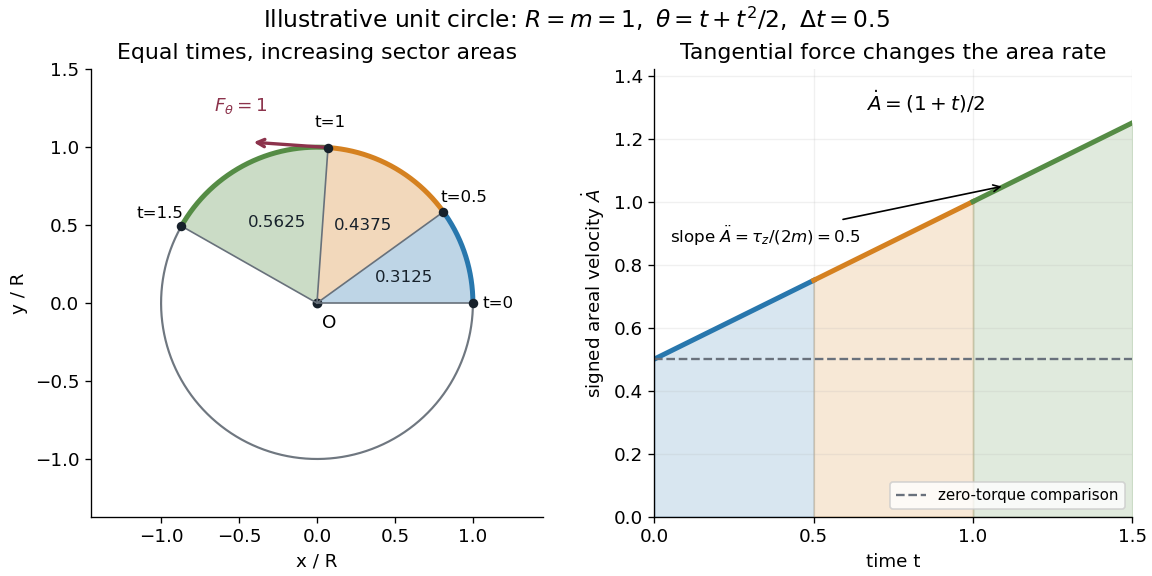

Write Python code to recreate this figure.
"""A noncentral-force model; tested with Python 3.14 / Matplotlib 3.10.7 / NumPy 2.3.5.

Run from _media; writes the matching PNG basename to the working directory.
R=1, m=1, theta=t+t^2/2: radial force=-(1+t)^2, tangential force=1.
"""
from pathlib import Path

import matplotlib.pyplot as plt
import numpy as np
from matplotlib.patches import Polygon


def main():
    plt.rcParams.update({"font.size": 11, "figure.facecolor": "white", "axes.facecolor": "white"})
    fig, (orbit, rate) = plt.subplots(1, 2, figsize=(9.6, 4.8), layout="constrained", gridspec_kw={"width_ratios": [1.05, 1]})
    colors = ["#2877ad", "#d58120", "#558c45"]
    boundaries = np.arange(4) / 2
    theta = lambda t: t + t**2 / 2
    circle = np.linspace(0, 2 * np.pi, 800)
    orbit.plot(np.cos(circle), np.sin(circle), color="#6f7780", lw=1.3)
    for index, color in enumerate(colors):
        ts = np.linspace(boundaries[index], boundaries[index + 1], 4001)
        angles = theta(ts)
        xy = np.column_stack((np.cos(angles), np.sin(angles)))
        orbit.add_patch(Polygon(np.vstack(([0, 0], xy, [0, 0])), facecolor=color, alpha=0.30, edgecolor="none"))
        orbit.plot(xy[:, 0], xy[:, 1], color=color, lw=3)
        middle = theta((boundaries[index] + boundaries[index + 1]) / 2)
        area = (angles[-1] - angles[0]) / 2
        polygon_area = 0.5 * np.sum(xy[:-1, 0] * xy[1:, 1] - xy[:-1, 1] * xy[1:, 0])
        assert abs(polygon_area - area) < 3e-8
        orbit.text(0.58 * np.cos(middle), 0.58 * np.sin(middle), f"{area:.4f}", color="#17212b", ha="center", va="center", fontsize=10)
        rate.plot(ts, (1 + ts) / 2, color=color, lw=3)
        rate.fill_between(ts, 0, (1 + ts) / 2, color=color, alpha=0.18)
        print(f"interval {boundaries[index]} to {boundaries[index+1]}: area={area:.8f}; polygon={polygon_area:.8f}")
    for t in boundaries:
        angle = theta(t)
        orbit.plot([0, np.cos(angle)], [0, np.sin(angle)], color="#68717b", lw=1)
        orbit.scatter(np.cos(angle), np.sin(angle), s=22, color="#17212b", zorder=5)
        orbit.text(1.16 * np.cos(angle), 1.16 * np.sin(angle), f"t={t:g}", ha="center", va="center", fontsize=10)
    # Transverse acceleration/force, tangent to the circle at t=1.
    angle = theta(1.0)
    position = np.array([np.cos(angle), np.sin(angle)])
    tangent = np.array([-np.sin(angle), np.cos(angle)])
    orbit.annotate("", xy=position + 0.5 * tangent, xytext=position, arrowprops={"arrowstyle": "->", "color": "#8c334c", "lw": 2})
    orbit.text(-0.49, 1.23, r"$F_\theta=1$", color="#8c334c", ha="center")
    orbit.scatter(0, 0, color="#17212b", s=24)
    orbit.text(0.03, -0.16, "O", fontsize=11)
    orbit.set(xlim=(-1.45, 1.45), ylim=(-1.37, 1.50), xlabel="x / R", ylabel="y / R", title="Equal times, increasing sector areas")
    orbit.set_aspect("equal")
    rate.plot([0, 1.5], [0.5, 0.5], "--", lw=1.4, color="#69717c", label="zero-torque comparison")
    rate.text(0.85, 1.29, r"$\dot A=(1+t)/2$", ha="center", fontsize=12)
    rate.annotate(r"slope $\ddot A=\tau_z/(2m)=0.5$", xy=(1.1, 1.05), xytext=(0.05, 0.87), arrowprops={"arrowstyle": "->", "lw": 1}, fontsize=10)
    rate.set(xlim=(0, 1.5), ylim=(0, 1.42), xticks=boundaries, xlabel="time t", ylabel=r"signed areal velocity $\dot A$", title="Tangential force changes the area rate")
    rate.legend(loc="lower right", fontsize=9)
    rate.grid(alpha=0.18)
    for ax in [orbit, rate]:
        ax.spines[["top", "right"]].set_visible(False)
    fig.suptitle(r"Illustrative unit circle: $R=m=1,\ \theta=t+t^2/2,\ \Delta t=0.5$", fontsize=14)
    fig.savefig(Path(__file__).with_suffix(".png").name, dpi=120, facecolor="white", transparent=False)
    plt.close(fig)


if __name__ == "__main__":
    main()
